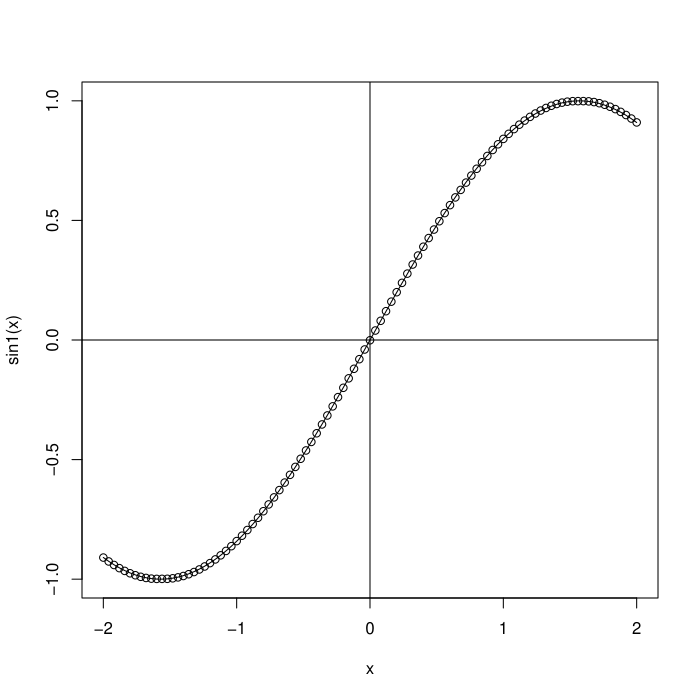

The script that drew this image:
#
# Copyright (c) 2015-2016 by Yuchao Zhao, Xiaoye Meng.
#
# This program is free software: you can redistribute it and/or modify
# it under the terms of the GNU General Public License as published by
# the Free Software Foundation, either version 3 of the License, or
# (at your option) any later version.
#
# This program is distributed in the hope that it will be useful,
# but WITHOUT ANY WARRANTY; without even the implied warranty of
# MERCHANTABILITY or FITNESS FOR A PARTICULAR PURPOSE.  See the
# GNU General Public License for more details.
#
# You should have received a copy of the GNU General Public License
# along with this program.  If not, see <http://www.gnu.org/licenses/>.
#

sin1 = function(x) {
    b = c(pi / 4 + pi / 4 * cos((2 * seq(1, 4) - 1) * pi / (2 * 4))); yb = sin(b)
    c = newtdd(b, yb, 4)
    s = 1
    x1 = x %% (2 * pi)
    if (x1 > pi) {
        x1 = 2 * pi - x1
        s = -1
    }
    if (x1 > pi / 2) {
        x1 = pi - x1
    }
    s * nest(3, c, x1, b)
}

source("c3/newtdd.R")
source("c0/nest.R")
x = seq(-2, 2, 4 / 100)
y = c(rep(0, length(x)))
for (i in 1:length(x)) {
    y[i] = sin1(x[i])
}
plot(x, y, ylab = "sin1(x)")
curve(sin, -2, 2, add = TRUE)
abline(h = 0, v = 0)
